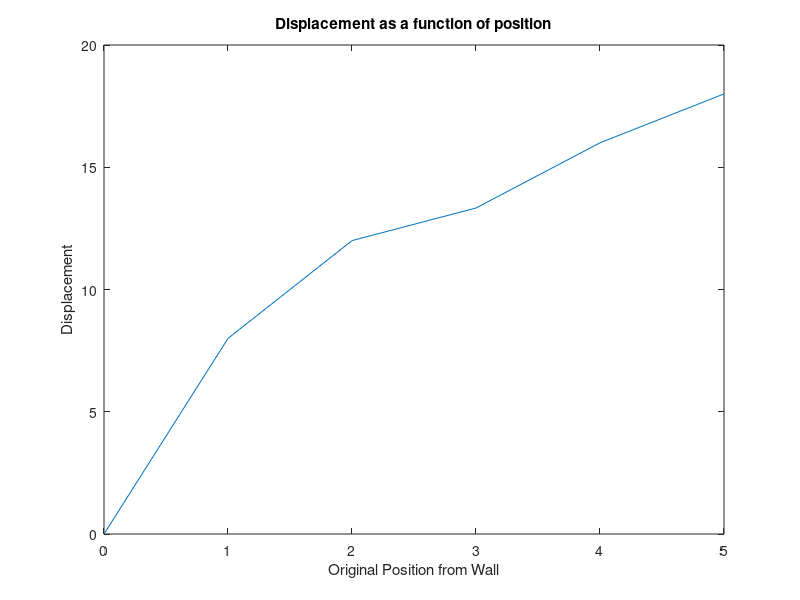

The MATLAB script that drew this image:
clear all
clc

%Part A: displacement at each node
%stiffness matrix
k=[0.25 -0.25 0 0 0 0;
   -0.25 0.75 -0.5 0 0 0;
   0 -0.5 2 -1.5 0 0;
   0 0 -1.5 2.25 -0.75 0;
   0 0 0 -0.75 1.75 -1;
   0 0 0 0 -1 1];

%stiffness matrix with boundary condition x1=0
kBoundary=[0.75 -0.5 0 0 0;
           -0.5 2 -1.5 0 0;
               0 -1.5 2.25 -0.75 0;
               0 0 -0.75 1.75 -1;
               0 0 0 -1 1];

%force vector
F=[0;0;0;0;2];

x=kBoundary\F

%Part B: plot displacement as function of position
positions=[0 1 2 3 4 5];

%displacements
node1=0;
node2=x(1);
node3=x(2);
node4=x(3);
node5=x(4);
node6=x(5);

displacements=[node1 node2 node3 node4 node5 node6]

figure()
plot(positions, displacements)
title('Displacement as a function of position');
xlabel('Original Position from Wall');
ylabel('Displacement');

%Total displacement
totalDisplacement=x(1)+x(2)+x(3)+x(4)+x(5)


% 
% clear all
% close all
% clc
% 
% % PART A (find displacements at each node point)
% 
% %3x4 matrix
% K = [-1.863e9.*pi 0 0;
%     2.415e9.*pi -552e6.*pi 0;
%     -552e6.*pi 655.5e6.*pi -103.5e6.*pi;
%      0 -103.5e6.*pi 103.5e6.*pi];
% 
% P = [0; 0; 0; 1000];
% 
% phi = linsolve(K,P)
%     %for some reason this ends up in negative values which makes no sense
%     %whatsoever and so now im just confused
% 
% % PART B (plot displacement for all locations)
%     %i think x axis is position and y axis is just the displacement
% node1 = 0;
% node2 = (phi(1)+0.1);
% node3 = (node2+0.15+phi(2));
% node4 = (node3+0.2+phi(3));
% pos_from_wall = [node1 node2 node3 node4];
% 
% displacement = [0 phi(1) phi(2) phi(3)];
% 
% figure()
% plot(pos_from_wall, displacement)
% title('Displacement for all locations on the bar as a function of position');
% xlabel('position from wall [m]');
% ylabel('displacement [m]');
% 
% % PART C (calculate the total displacement at end of bar)
% total_disp = (phi(1)+phi(2)+phi(3))*1000
%     %outputs in cm
